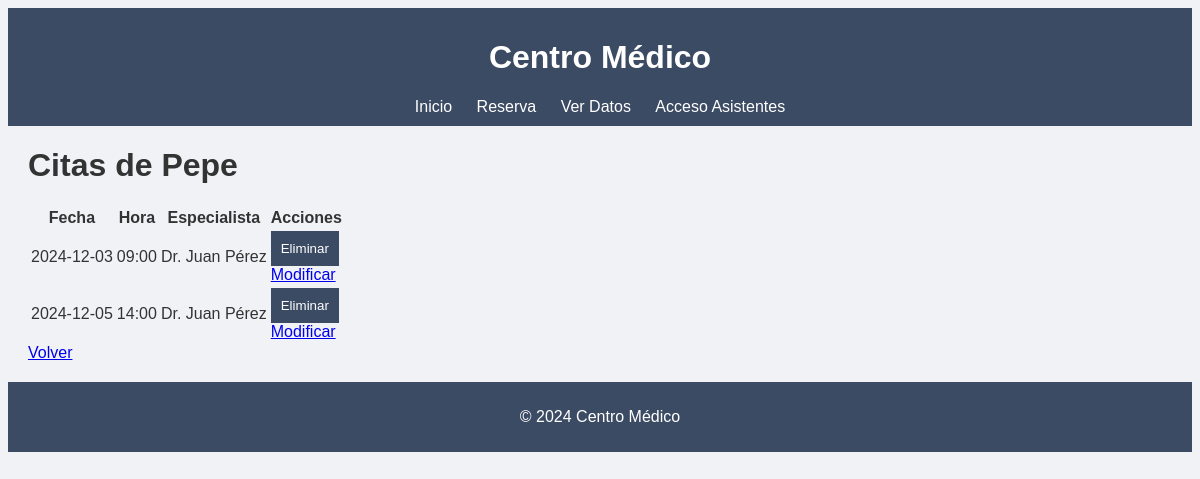
/citas_paciente, run on the app's committed database.
### tables this page shows
CREATE TABLE Pacientes (
            id INTEGER PRIMARY KEY AUTOINCREMENT,
            nombre TEXT NOT NULL,
            telefono TEXT,
            direccion TEXT
    );

CREATE TABLE Citas (
            id INTEGER PRIMARY KEY AUTOINCREMENT,
            fecha TEXT NOT NULL,
            hora TEXT NOT NULL,
            id_especialista INTEGER,
            id_paciente INTEGER,
            FOREIGN KEY (id_especialista) REFERENCES Especialistas(id),
            FOREIGN KEY (id_paciente) REFERENCES Pacientes(id)
    );

CREATE TABLE Especialistas (
            id INTEGER PRIMARY KEY AUTOINCREMENT,
            nombre TEXT NOT NULL,
            especialidad TEXT NOT NULL
    );

### app/routes.py (the view)
@bp.route('/citas_paciente', methods=['GET'])
def citas_paciente():
    paciente_id = 5
    paciente_nombre = obtener_datos_paciente(paciente_id)[1]
    citas = citas_pacientes(paciente_id)
    return render_template('citas_paciente.html', citas=citas, paciente_id=paciente_id, paciente_nombre=paciente_nombre)

### DataBase/DataBase.py (called while the page is built)
def obtener_datos_paciente(paciente_id):
    con = sqlite3.connect("centro_medico.db")
    cursor = con.cursor()
    cursor.execute("SELECT * FROM Pacientes WHERE id = ?", (paciente_id,))
    datos = cursor.fetchone()
    con.close()
    return datos

def citas_pacientes(id_paciente):
    con = sqlite3.connect("centro_medico.db")
    cursor = con.cursor()
    cursor.execute("""
        SELECT Citas.id, Citas.fecha, Citas.hora, Especialistas.nombre
        FROM Citas
        JOIN Especialistas ON Citas.id_especialista = Especialistas.id
        WHERE Citas.id_paciente = ?
    """, (id_paciente,))
    datos = cursor.fetchall()
    con.close()
    return datos

### app/templates/citas_paciente.html (shortened to what this page needs)
{% extends 'layout.html' %}
{% block content %}
<h1>Citas de {{ paciente_nombre }}</h1>
<table>
    <thead>
        <tr>
            <th>Fecha</th>
            <th>Hora</th>
            <th>Especialista</th>
            <th>Acciones</th>
        </tr>
    </thead>
    <tbody>
        {% for cita in citas %}
        <tr>
            <td>{{ cita[1] }}</td>
            <td>{{ cita[2] }}</td>
            <td>{{ cita[3] }}</td>
            <td>
                <form method="POST" action="{{ url_for('main.cancelar_cita', cita_id=cita[0]) }}">
                    <button type="submit">Eliminar</button>
                </form>
                <a href="{{ url_for('main.modificar_cita', cita_id=cita[0]) }}">Modificar</a>
            </td>
        </tr>
        {% endfor %}
    </tbody>
</table>
<a href="{{ url_for('main.index') }}">Volver</a>
{% endblock %}

### app/static/styles.css (style rules this page uses)
body { font-family: Arial, sans-serif; background-color: #f0f2f5; color: #333; }
button { background-color: #3c4b64; color: white; border: none; padding: 10px; }

### data on the page
Pacientes: nombre "Pepe"
Citas: fecha "2024-12-03", hora "09:00", nombre "Dr. Juan Pérez"
Citas: fecha "2024-12-05", hora "14:00", nombre "Dr. Juan Pérez"
